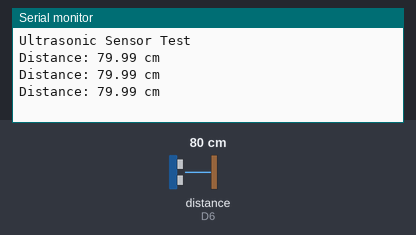
A program run on a simulated ESP8266 (NodeMCU). Shown: the last lines printed to the serial monitor. Wiring (inferred from the names in the program): ultrasonic range finder: trigger D5; echo D6. The inputs (shaded band) are chosen by the test bench; at power-on: distance to the obstacle (sensor on D6) 80 cm. The echo pulse lasts 58.3 µs per cm.

Above: at 2.2 s.
2.3 s: distance to the obstacle (sensor on D6) set to 2 cm
At 2.9 s:
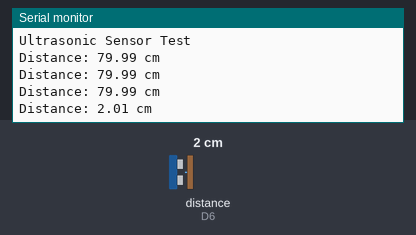
3.8 s: distance to the obstacle (sensor on D6) set to 4 cm
At 4.4 s:
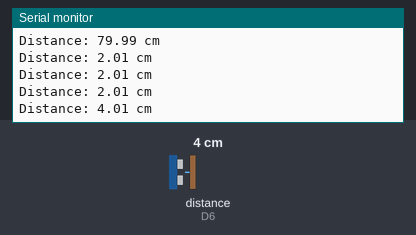
Timing chart, 0 to 6.8 s (numbered marks = the images above; inputs shaded):
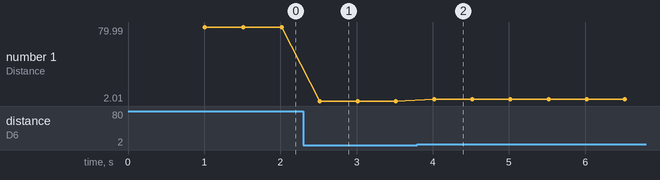

Measured:
- after the input at 2.3 s, the serial monitor: prints a new line after 0.22 s (image 1)
- after the input at 3.8 s, the serial monitor: prints a new line after 0.22 s (image 2)
- plotted number 1: 79.99 → 2.01 after the input at 2.3 s, 2.01 → 4.01 after the input at 3.8 s

The program:

main.cpp
```cpp
#include <Arduino.h>

#define TRIG_PIN D5
#define ECHO_PIN D6

void setup() {
    Serial.begin(115200);

    pinMode(TRIG_PIN, OUTPUT);
    pinMode(ECHO_PIN, INPUT);

    digitalWrite(TRIG_PIN, LOW);

    delay(1000);
    Serial.println("Ultrasonic Sensor Test");
}

void loop() {

    // Send ultrasonic pulse
    digitalWrite(TRIG_PIN, LOW);
    delayMicroseconds(2);

    digitalWrite(TRIG_PIN, HIGH);
    delayMicroseconds(10);

    digitalWrite(TRIG_PIN, LOW);

    // Measure echo
    long duration = pulseIn(ECHO_PIN, HIGH, 30000);

    if (duration == 0) {
        Serial.println("NO ECHO");
    } else {
        float distance = duration * 0.0343 / 2;

        Serial.print("Distance: ");
        Serial.print(distance);
        Serial.println(" cm");
    }

    delay(500);
}
```
